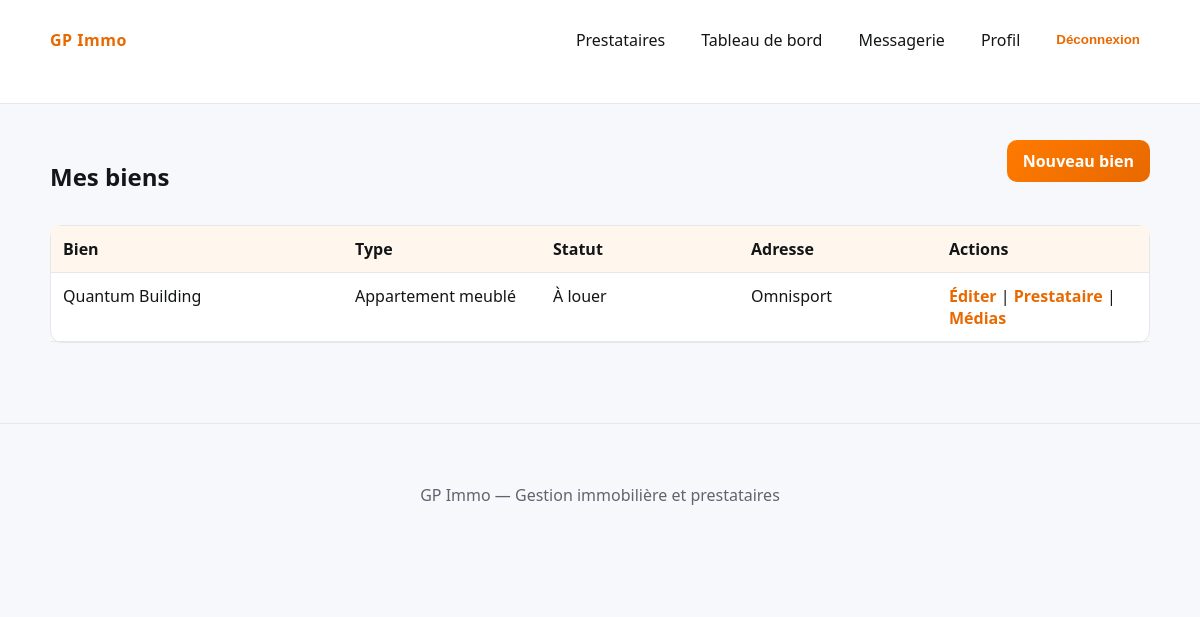
/biens/ (signed in), run on the app's committed database.
### immo/models.py (models this page shows, shortened)
class Bien(models.Model):
    class PropertyType(models.TextChoices):
        APPARTEMENT_LOCATION = "APPARTEMENT_LOCATION", "Appartement en location"
        APPARTEMENT_MEUBLE = "APPARTEMENT_MEUBLE", "Appartement meublé"
        STUDIO_LOCATION = "STUDIO_LOCATION", "Studio en location"
        STUDIO_MEUBLE = "STUDIO_MEUBLE", "Studio meublé"
        CHAMBRE_LOCATION = "CHAMBRE_LOCATION", "Chambre en location"
        CHAMBRE_MEUBLE = "CHAMBRE_MEUBLE", "Chambre meublée"
        MAGASIN = "MAGASIN", "Magasin"
        IMMEUBLE = "IMMEUBLE", "Immeuble"
        MAISON = "MAISON", "Maison"
    class ListingStatus(models.TextChoices):
        LOCATION = "LOCATION", "À louer"
        VENTE = "VENTE", "À vendre"
    owner = models.ForeignKey(
        settings.AUTH_USER_MODEL,
        on_delete=models.CASCADE,
        related_name="biens",
    )
    title = models.CharField(max_length=120)
    property_type = models.CharField(max_length=40, choices=PropertyType.choices)
    listing_status = models.CharField(
        max_length=20,
        choices=ListingStatus.choices,
        default=ListingStatus.LOCATION,
    )
    furnished = models.BooleanField(default=False)
    price = models.DecimalField(max_digits=12, decimal_places=2, null=True, blank=True)
    address = models.CharField(max_length=255, blank=True)
    description = models.TextField(blank=True)
    created_at = models.DateTimeField(auto_now_add=True)

### immo/views.py (the view)
# urls.py: path("biens/", views.biens_list, name="biens_list"),
@login_required
def biens_list(request):
    biens = Bien.objects.filter(owner=request.user)
    return render(request, "immo/biens_list.html", {"biens": biens})

### templates/immo/biens_list.html
{% extends "base.html" %}
{% block content %}
<div class="section-head">
    <h2>Mes biens</h2>
    <a class="btn" href="{% url 'bien_create' %}">Nouveau bien</a>
</div>
<div class="table">
    <div class="table-row table-head">
        <div>Bien</div>
        <div>Type</div>
        <div>Statut</div>
        <div>Adresse</div>
        <div>Actions</div>
    </div>
    {% for bien in biens %}
        <div class="table-row">
            <div>{{ bien.title }}</div>
            <div>{{ bien.get_property_type_display }}</div>
            <div>{{ bien.get_listing_status_display }}</div>
            <div>{{ bien.address }}</div>
            <div>
                <a class="link" href="{% url 'bien_edit' bien.id %}">Éditer</a> |
                <a class="link" href="{% url 'assign_prestataire' bien.id %}">Prestataire</a> |
                <a class="link" href="{% url 'bien_media' bien.id %}">Médias</a>
            </div>
        </div>
    {% empty %}
        <p>Aucun bien pour l'instant.</p>
    {% endfor %}
</div>
{% endblock %}

### static/css/style.css (style rules this page uses)
:root { --orange: #ff7a00; --orange-strong: #e86900; --bg: #f7f8fb; --text: #131517; --muted: #5e6470; --card: #ffffff; --border: #e5e7eb; }
* { box-sizing: border-box; }
body { margin: 0; font-family: "Segoe UI", Tahoma, sans-serif; background: var(--bg); color: var(--text); }
a { color: inherit; text-decoration: none; }
.btn { display: inline-block; padding: 10px 16px; border-radius: 10px; background: linear-gradient(135deg, var(--orange), var(--orange-strong)); color: white; font-weight: 700; border: none; cursor: pointer; }
.link { color: var(--orange-strong); font-weight: 600; }
.section-head { display: flex; justify-content: space-between; align-items: flex-start; gap: 12px; flex-wrap: wrap; margin: 12px 0; }
.table { width: 100%; background: var(--card); border: 1px solid var(--border); border-radius: 12px; }
.table-row { display: grid; grid-template-columns: 1.5fr 1fr 1fr 1fr 1fr; gap: 10px; padding: 12px; border-bottom: 1px solid var(--border); }
.table-head { background: #fff6ee; font-weight: 700; }

### data on the page
Bien: title "Quantum Building", property_type "Appartement meublé", listing_status "À louer", address "Omnisport"
